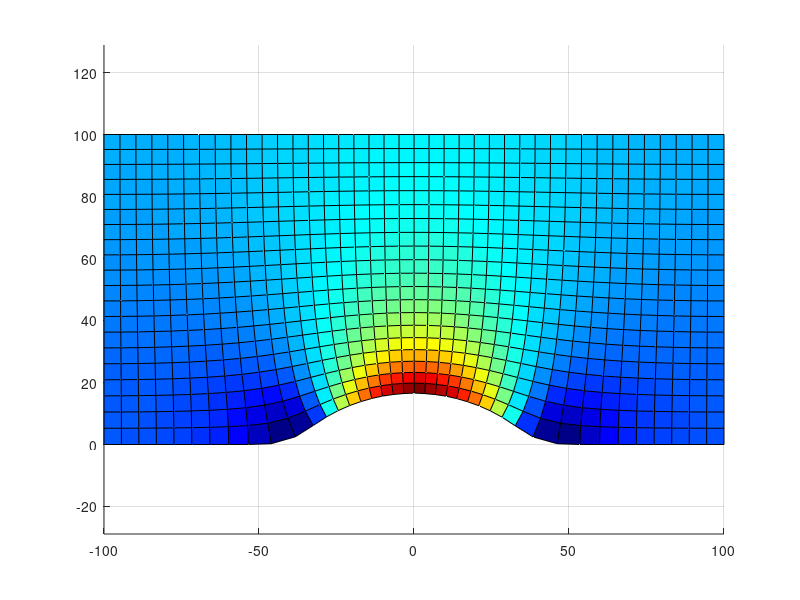

Reproduce this figure in MATLAB. (Note: this script raises an error after producing the figure.)
% Copyright Henry Giddens, 2018

%Read in data for a permittivity map and create the irregular grid profile
%in CST. This example uses the permittivity map from a pre-defined
%quasi-optical coordinate transformation used to disguise a bump in a PEC
%ground as described in "Hao et. al. 'Design of a Carpet Cloak to Conceal an Antenna
%Located Underneath', IEEE Trans. Antennas + Propagation, 2012, 
%DOI: 10.1109/TAP.2012.2207058"

%Load in the data:
%Edit path as required
M = dlmread('permittivityMap.txt');

X = M(:,1);
Y = M(:,2);
Er = M(:,3);
map = jet(128);

X = reshape(X,21,41);
Y = reshape(Y,21,41);
Er = reshape(Er,21,41);

%Plot the permittivity map in matlab
figure;
surf(X,Y,Er)
colormap(map)
view([0 90])
axis equal
%Build in CST
CST = CST_MicrowaveStudio(cd,'test.cst');

ni = sqrt(Er);
nAv = mapAverage(ni);
minn = min(nAv(:));
maxn = max(nAv(:));
map = jet(16);

freq = 10;
lamda = 3e8/10e9*1e3;
height = lamda/4;

ii = addGradedIndexMaterialCST_iregular(CST,X,Y,nAv,map,1,'scaleFactor',[1,1,height],'CRange',[minn maxn],'MatchedImpedance',false);
CST.setBackgroundLimits([0 0],[0 150],[0 0])
CST.addFieldMonitor('Efield',freq)
CST.addFieldMonitor('farfield',freq)
CST.setFreq(10*0.95,10*1.15);

CST.setBoundaryCondition('xmin','open add space','xmax','open','ymin','open','ymax','open','zmin','electric','zmax','electric');
CST.addSymmetryPlane('z','electric')

Xmin = min(min(X))-50;
Xmax = max(max(X))+150;
Ymin = min(min(Y));
CST.addBrick([Xmin,Xmax],[Ymin Ymin],[0 height],'Ground1','Component2','PEC');
CST.addCylinder(56.6,55.6,'z',0,-40,[0 height],'cylinder1','Component2','PEC');

CST.addWaveguidePort('ymax',[-40 40],250, [0 height]);
CST.setSolver('frequency')

% The user should now rotate the waveguide port around the Z axis at X=0, Y=16 by an
% angle of 45 degrees (make sure the 'Rotate axis aligned box' is
% unchecked), before running the simulations and viewing the results. The
% simulation will be much quicker to run if all materials of the same
% permittivity are added together using the booleon operations in CST


